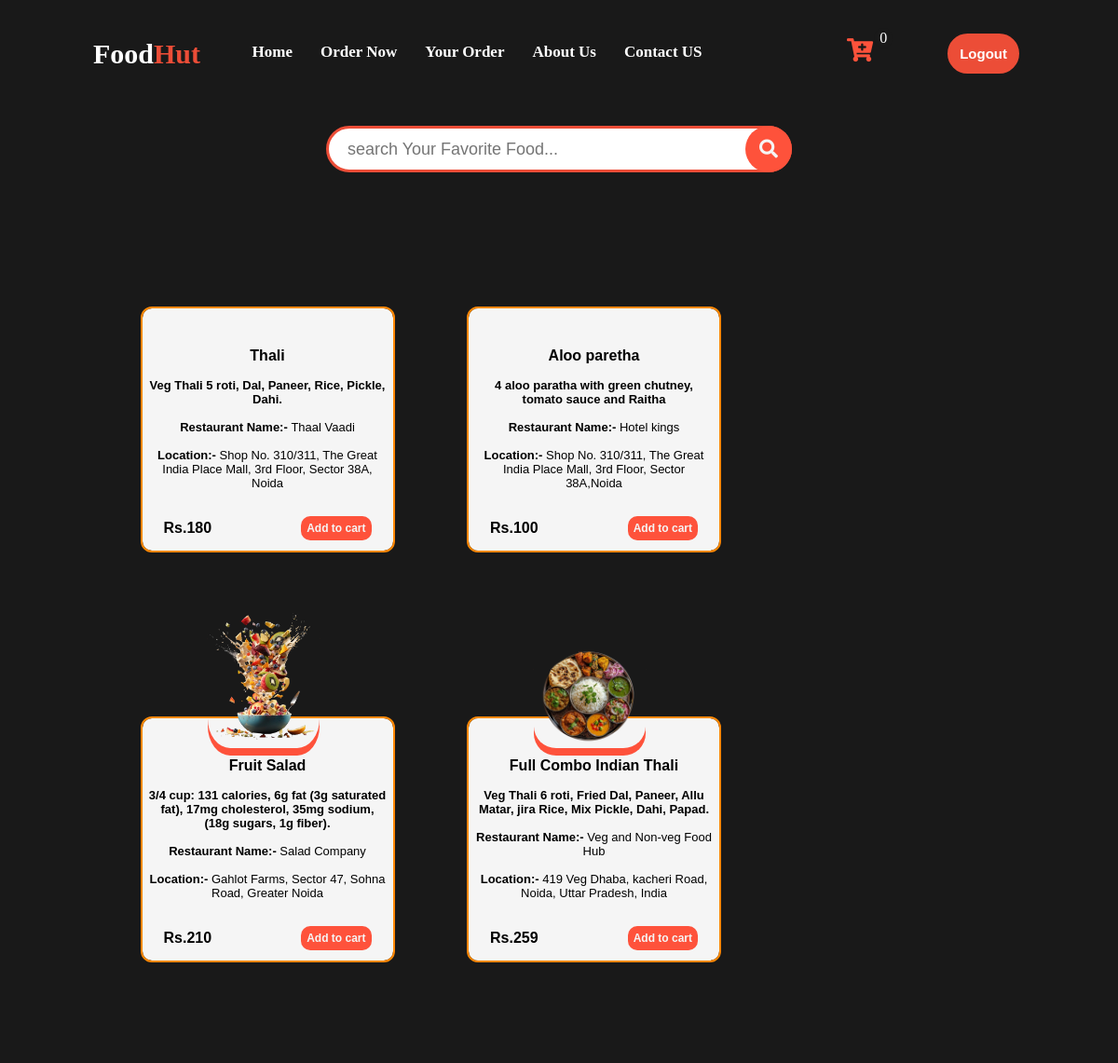
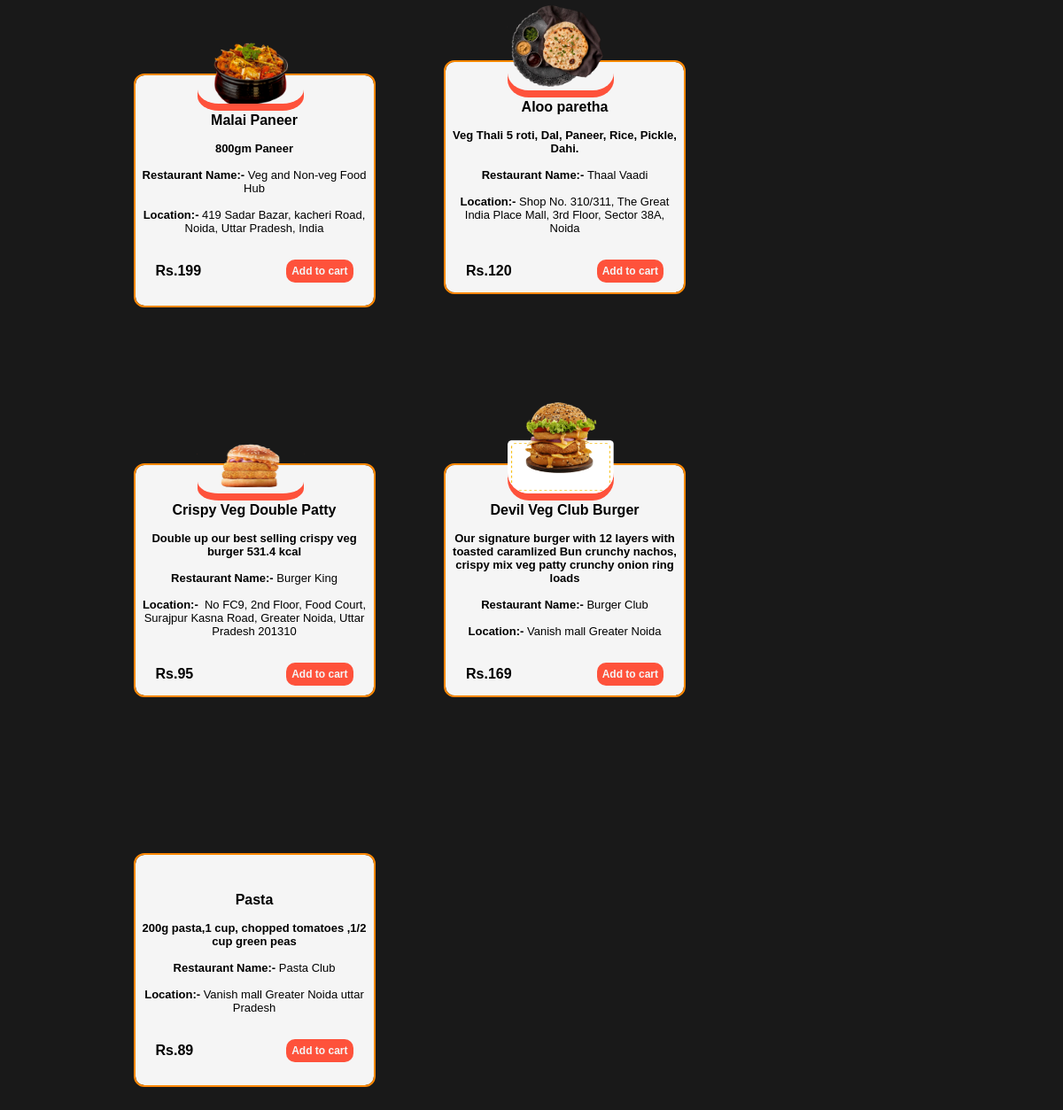
Screenshot of /order_now.php (signed in) with the database file from the repository (2 pictures, top to bottom).
### tables this page shows
CREATE TABLE `foods` (
  `id` int(10) NOT NULL,
  `food_name` varchar(255) NOT NULL,
  `food_image` varchar(255) NOT NULL,
  `About_food` varchar(255) NOT NULL,
  `restaurant_name` varchar(255) NOT NULL,
  `location` varchar(255) NOT NULL,
  `price` int(11) NOT NULL
);

### order_now.php (the view, shortened to what this page needs)
<!DOCTYPE html>
<html lang="en">
<head>
    <link rel="stylesheet" href="https://cdnjs.cloudflare.com/ajax/libs/font-awesome/5.15.3/css/all.min.css" />
    <link rel="stylesheet" href="css/order_now.css">
</head>
<body>
    <section class="menu">
        <div class="nav">
            <div class="logo">
                <h1>Food<b>Hut</b></h1>
            </div>
            <ul>
                <li><a href="Homepage.php" class="active">Home</a></li>
                <li><a href="order_now.php" class="active">Order Now</a></li>
                <li><a href="your_order.php" class="active">Your Order</a></li>
                <li><a href="Homepage.php#About Us" class="active">About Us</a></li>
                <li><a href="Homepage.php#Contact Us" class="active">Contact US</a></li>
            </ul>
            <?php
            $count=0;
            ?>
            <div class="icon">
                <a href="cart.php"><span><i class="fas fa-cart-plus"></i></a>
                <span class="quantity"><?php echo $count; ?></span>
                <a href="PHP/logout.php"><input class="signup" type="submit" value="Logout" name="Logout" style="font-size:15px; padding:10px; margin:6px; cursor: pointer; border-radius:50px; font-weight:900;"></a>
            </div>
        </div>
    </section>
    <form action="search.php" method="POST">
    <div class="search-bar">
        <div class="search_wrap search_wrap">
            <div class="search_box">
                <input type="text" class="input" name="search" placeholder="search Your Favorite Food..." require>
                <button type="submit" class="btn btn_common" style="border:none;" name="subimt"><i class="fas fa-search"></i></button>
            </form>
   <?php
include 'PHP/Database/Connection.php';
$select_foods = mysqli_query($conn,"SELECT * FROM `foods`");
if(mysqli_num_rows($select_foods) > 0){
    while($fetch_food = mysqli_fetch_assoc($select_foods)){
?>
    <div class="category">
                <div class="card">
                <form action="manage_cart.php" method="POST">
                <img src="admin/image/<?php echo $fetch_food['food_image']; ?>" alt="">
                    <div class="food-title">
                        <h1><?php echo $fetch_food['food_name']; ?></h1>
                    </div>
                    <div class="desc-food">
                       <b> <p><?php echo $fetch_food['About_food']; ?><br><br></b>
                            <b>Restaurant Name:-&nbsp;</b><?php echo $fetch_food['restaurant_name']; ?><br><br>
                            <b>Location:-&nbsp;</b><?php echo $fetch_food['location']; ?><br>
                    </div>
                    <div class="price">
                    <span>Rs.<?php echo $fetch_food['price']; ?></span>
                        <input type="submit" class="btn-cart" name="Add_to_cart" value = "Add to cart">
                    </div>
                </form>
            </div>
    </div>
    <?php
};
};
    ?>
</body>
</html>

### CSS/order_now.css (style rules this page uses)
html { scroll-behavior: smooth; }
body { margin: 0 100px; background-color: #191919; }
.nav { width: 100%; display: flex; justify-content: space-between; align-items: center; padding: 30px 0; cursor: pointer; }
.nav .logo h1 { color: #fff; font-size: 30px; font-family: cooper black; font-weight: 600; }
.nav .logo b { color: #ec4d37; }
.nav ul { display: flex; list-style: none; }
.nav ul li { margin-right: 30px; }
.nav ul li a { text-decoration: none; color: rgb(255, 255, 255); font-weight: 600; font-family: cooper black; font-size: 17px; }
.nav ul .active::after { content: ''; width: 0; height: 3px; background-color: #ec4d37; display: flex; position: relative; }
.icon span i { position: relative; color: #fe523b; font-size: 25px; padding: 0px 70px 0px; }
.icon .quantity { background-color: #191919; border-radius: 50%; justify-content: center; align-items: center; color: #fff; text-decoration: none; position: absolute; padding: 2px 6px; margin-left: -73px; margin-bottom: -5px; }
.search_wrap { width: 500px; margin: 1px auto; margin-top: 20px; }
.search_wrap .search_box { position: relative; width: 500px; height: 50px; }
.search_wrap .search_box .input { position: absolute; top: 0; left: 0; width: 100%; height: 100%; padding: 10px 20px; border-radius: 3px; font-size: 18px; border: 3.5px solid #ec4d37; }
.search_wrap .search_box .btn { position: absolute; top: 0; right: 0; width: 50px; height: 100%; background: #fe523b; z-index: 1; cursor: pointer; }
.search_wrap .search_box .btn.btn_common .fas { position: absolute; top: 50%; left: 50%; transform: translate(-50%, -50%); color: whitesmoke; font-size: 20px; }
.search_wrap.search_wrap .search_box .input { padding-right: 80px; outline: none; }
.search_wrap.search_wrap .search_box .input { border-radius: 100px; }
.search_wrap.search_wrap .search_box .btn { right: 0px; border-radius: 100%; }
.category { display: inline-block; margin-top: 120px; margin-bottom: 10px; }
.category .card { width: 269px; height: 260px; display: inline-block; margin: 25px; margin-left: 52.5px; outline: 2px solid #ff8800; border-radius: 10px; position: relative; background: whitesmoke; }
.category .card img { width: 120px; height: auto; bottom: 228px; left: 70px; object-fit: cover; object-position: center; background-repeat: no-repeat; position: absolute; box-shadow: 0px 8px #fe523b; border-radius: 20%; }
.category .card .food-title { padding: 40px 0 10px; margin-top: 2px; }
.category .card .food-title h1 { text-align: center; font-weight: 900; font-size: 16px; font-family: sans-serif; }
.category .card .desc-food p { font-size: 13px; text-align: center; padding: 5px; font-weight: 400; margin-bottom: 5px; font-family: sans-serif; }
.category .card .price { display: flex; align-items: center; font-family: sans-serif; margin: 23px; font-weight: 900; justify-content: space-between; }
.btn-cart { color: whitesmoke; border: none; background-color: #fe523b; font-size: 12px; font-weight: 700; padding:6px; text-align: center; font-family: sans-serif; border-radius: 10px; cursor: pointer; }
.signup { background-color: #ec4d37; color: #fff; border: 3px solid #ec4d37; outline: none; border-radius: 20px; }

### rows the page displays
foods: food_name "Thali", About_food "Veg Thali 5 roti, Dal, Paneer, Rice, Pickle, Dahi.", restaurant_name "Thaal Vaadi", location "Shop No. 310/311, The Great India Place Mall, 3rd Floor, Sector 38A, Noida", price "180"
foods: food_name "Aloo paretha", About_food "4 aloo paratha with green chutney, tomato sauce and Raitha", restaurant_name "Hotel kings", location "Shop No. 310/311, The Great India Place Mall, 3rd Floor, Sector 38A,Noida", price "100"
foods: food_image (picture), food_name "Fruit Salad", About_food "3/4 cup: 131 calories, 6g fat (3g saturated fat), 17mg cholesterol, 35mg sodium, (18g sugars, 1g fiber).", restaurant_name "Salad Company", location "Gahlot Farms, Sector 47, Sohna Road, Greater Noida", price "210"
foods: food_image (picture), food_name "Full Combo Indian Thali", About_food "Veg Thali 6 roti, Fried Dal, Paneer, Allu Matar, jira Rice, Mix Pickle, Dahi, Papad.", restaurant_name "Veg and Non-veg Food Hub", location "419 Veg Dhaba, kacheri Road, Noida, Uttar Pradesh, India", price "259"
foods: food_image (picture), food_name "Malai Paneer", About_food "800gm Paneer", restaurant_name "Veg and Non-veg Food Hub", location "419 Sadar Bazar, kacheri Road, Noida, Uttar Pradesh, India", price "199"
foods: food_image (picture), food_name "Aloo paretha", About_food "Veg Thali 5 roti, Dal, Paneer, Rice, Pickle, Dahi.", restaurant_name "Thaal Vaadi", location "Shop No. 310/311, The Great India Place Mall, 3rd Floor, Sector 38A, Noida", price "120"
foods: food_image (picture), food_name "Crispy Veg Double Patty", About_food "Double up our best selling crispy veg burger 531.4 kcal", restaurant_name "Burger King", location "No FC9, 2nd Floor, Food Court, Surajpur Kasna Road, Greater Noida, Uttar Pradesh 201310", price "95"
foods: food_image (picture), food_name "Devil Veg Club Burger", About_food "Our signature burger with 12 layers with toasted caramlized Bun crunchy nachos, crispy mix veg patty crunchy onion ring loads", restaurant_name "Burger Club", location "Vanish mall Greater Noida", price "169"
foods: food_name "Pasta", About_food "200g pasta,1 cup, chopped tomatoes ,1/2 cup green peas", restaurant_name "Pasta Club", location "Vanish mall Greater Noida uttar Pradesh", price "89"

### other values shown
$count "0"
